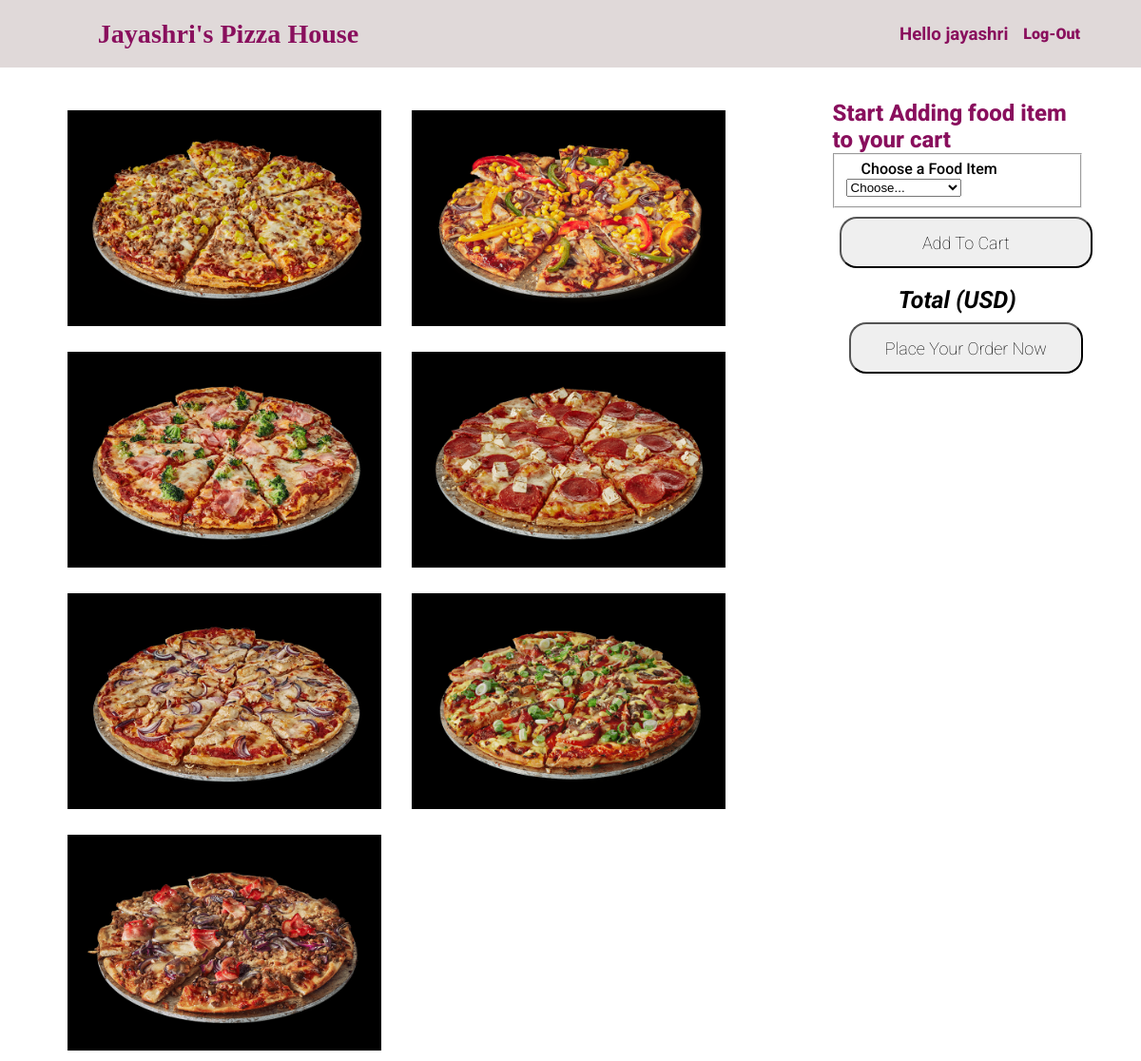
The app's page / (signed in), older data.
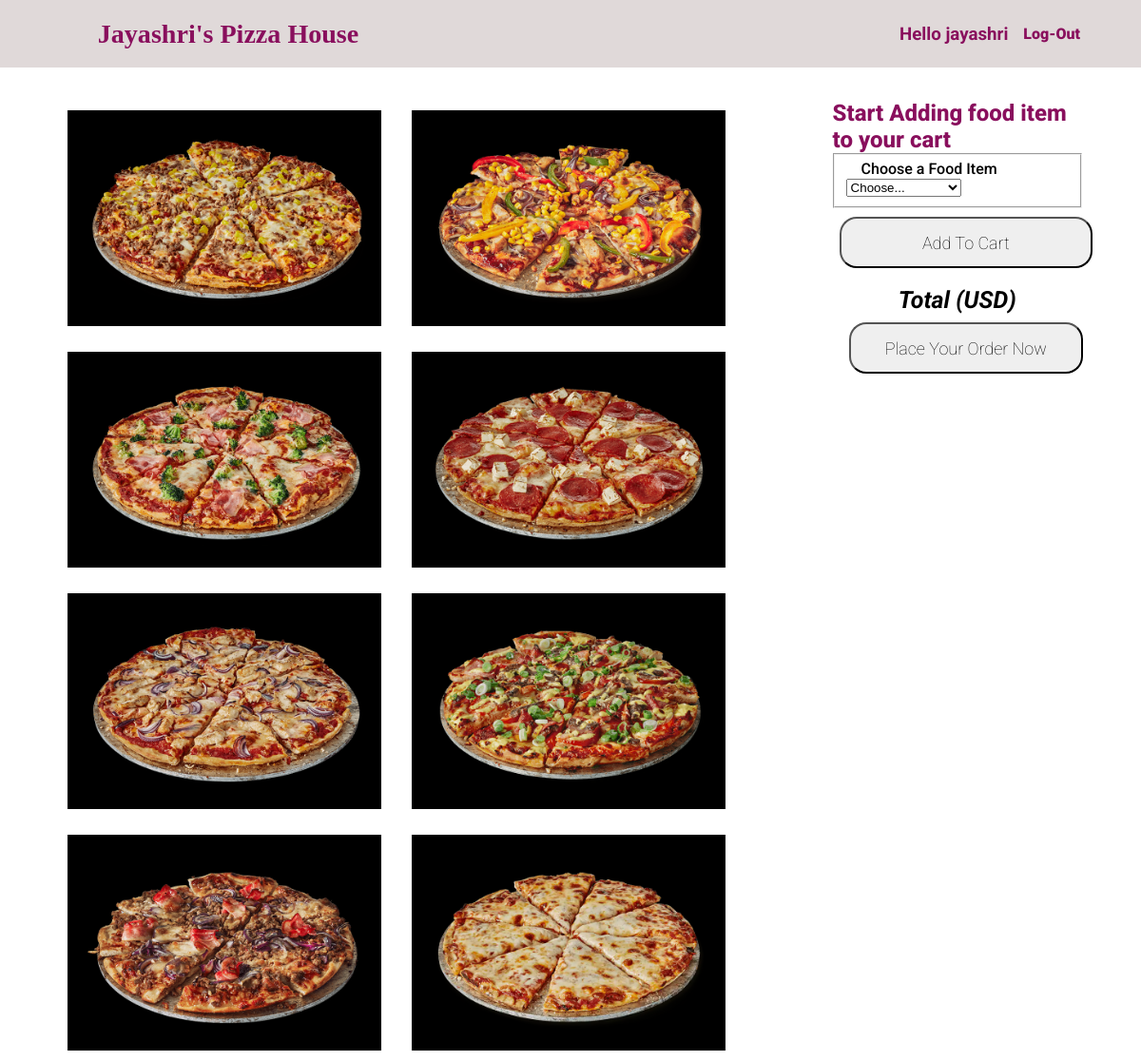
The same page, newer data.
### pizza_page/models.py (models this page shows)
class Food(models.Model):
    name = models.CharField(max_length=64)
    image = models.ImageField(upload_to=save_img, null=True)
    def __str__(self):
        return f"{self.name}"

### pizza_page/views.py (the view, shortened to what this page needs)
# urls.py: path("", views.main_view, name="main_view"),
def main_view(request):
    if not request.user.is_authenticated:
        return redirect("login")
    context = {
        "user": request.user,
        "foods": Food.objects.all(),
        "prices": Price.objects.all(),
    }
    try:
        context["fooditems"] = Order.objects.filter(cust_id=request.user.id, status="NP").first().order_id.all()
        context["total"] = 0
        for i in context["fooditems"]:
            context["total"] += i.food_price.price
    except AttributeError:
        pass
    try:
        context["posted_orders"] = Order.objects.filter(cust_id=request.user.id).exclude(status="NP").all()
    except:
        pass
    return render(request, "main_page.html", context)

### pizza_page/models.py (called while the page is built)
    def __str__(self):
        return f"{self.price}-{self.size}"

### templates/main_page.html (shortened to what this page needs)
{% extends "layout.html" %}
{% load static %}
{% block css %}
  <link rel="stylesheet" href="{% static 'main.css' %}">
{% endblock %}
{% block body %}
<div class="col-md-8">
      <div class="grid-row-2col">
        {% for food in foods %}
              <div class="card">
                <img src="{{ food.image.url }}" alt="{{ food.name }}" class="card-img">
              </div>
        {% endfor %}
      </div>
    </div>
<div class="col-md-3">
<div class="ordering">
<form class="form-control-md" action="{% url 'main_view' %}" method="post">
        <legend class="plain">Start Adding food item to your cart</legend>
        <fieldset class="form-field" id="foods_selector">
          <label class="field-label" for="foods_choice">Choose a Food Item</label>
          <select name="food" id="foods_choice" class="custom-select">
              <option selected>Choose...</option>
          </select>
        </fieldset>
        <button type="submit" class="btn-main-lg bg-color-green">Add To Cart</button>
      </form>
</div>
<div class="col-md-12">
      <div class="total">
        <span>Total (USD)</span>
      </div>
      <form class="" action="{% url 'main_view' %}" method="post">
        <button type="submit" id="place_order" class=" btn-main-lg bg-color-red">Place Your Order Now</button>
      </form>
    </div>
  </div>
</div>
{% endblock %}

Row changes from the older to the newer data that the page shows:
added Food: image (picture)
